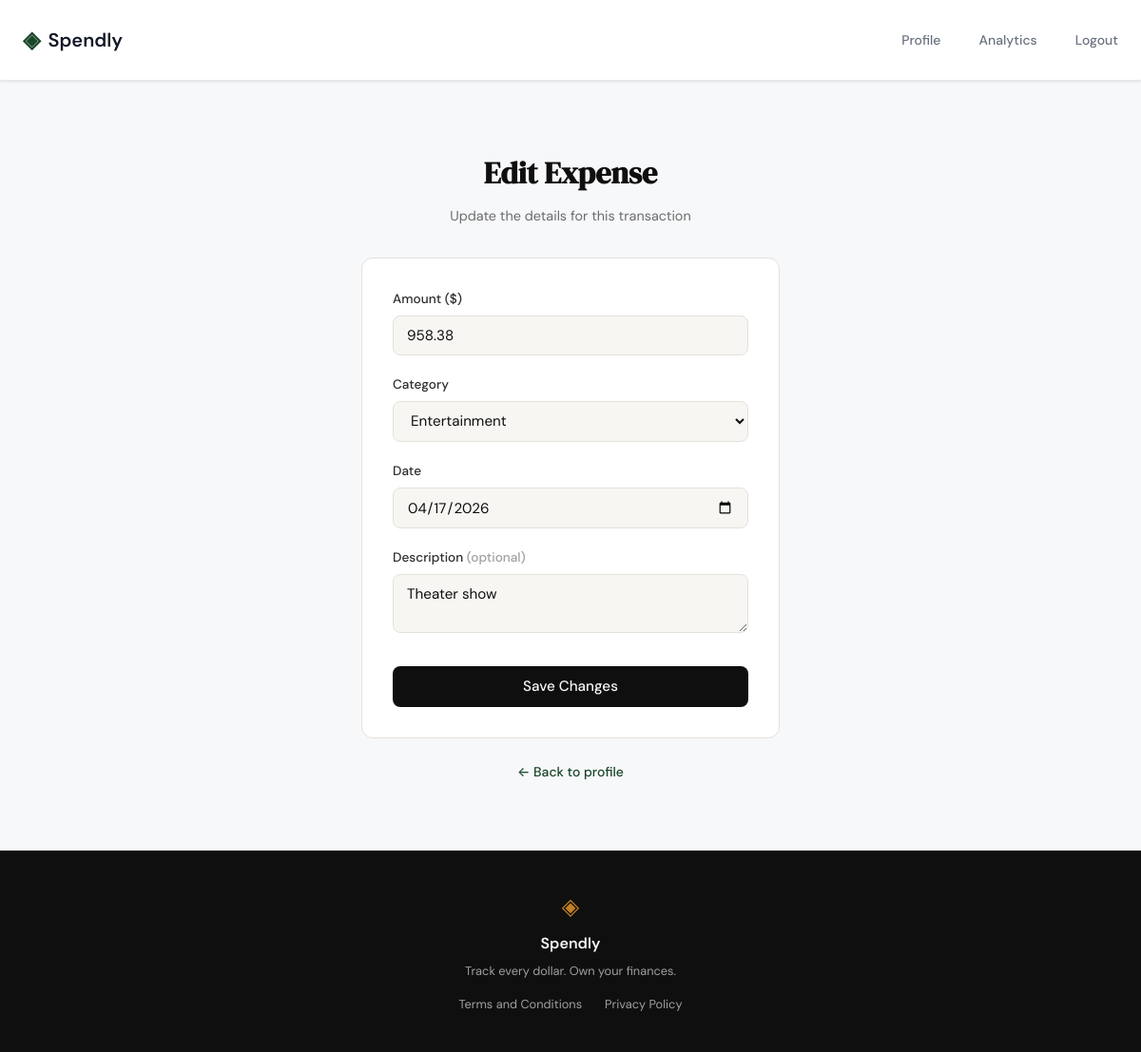
/expenses/34/edit (signed in), run on an earlier commit of the app's database.
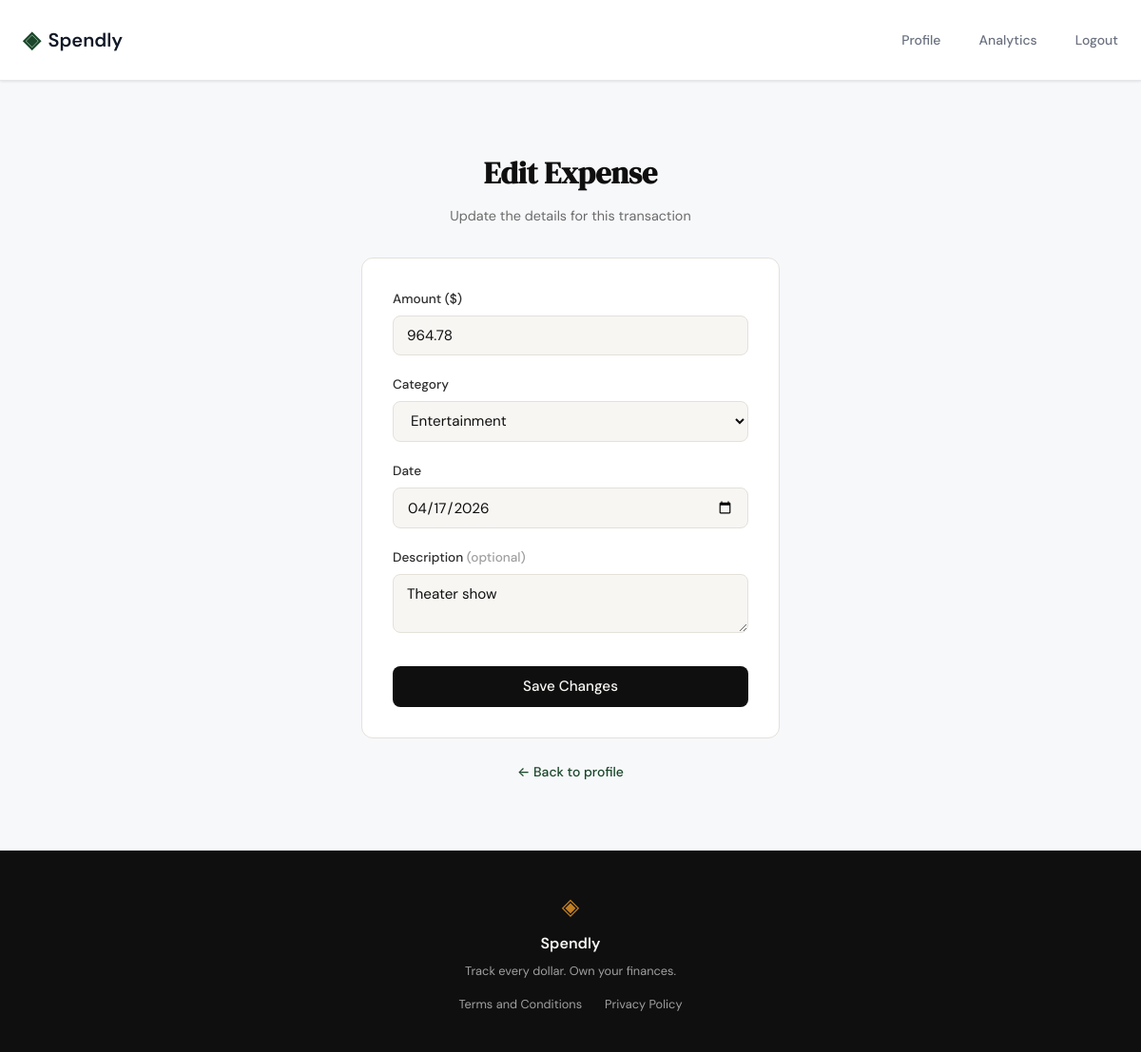
And on a later commit of the database.
### tables this page shows
CREATE TABLE expenses (
            id INTEGER PRIMARY KEY AUTOINCREMENT,
            user_id INTEGER NOT NULL REFERENCES users(id),
            amount REAL NOT NULL,
            category TEXT NOT NULL,
            date TEXT NOT NULL,
            description TEXT,
            created_at TEXT DEFAULT (datetime('now'))
        );

### app.py (the view, shortened to what this page needs)
@app.route("/expenses/<int:expense_id>/edit", methods=["GET", "POST"])
def edit_expense(expense_id):
    if "user_id" not in session:
        flash("Please log in to access this page", "warning")
        return redirect(url_for("login"))
    conn = get_db()
    expense = conn.execute(
        "SELECT * FROM expenses WHERE id = ? AND user_id = ?",
        (expense_id, session["user_id"])
    ).fetchone()
    if not expense:
        conn.close()
        flash("Expense not found", "error")
        return redirect(url_for("profile"))
    conn.close()
    return render_template(
        "edit_expense.html",
        expense=expense,
        errors=[],
        categories=EXPENSE_CATEGORIES,
        form={"amount": expense["amount"], "category": expense["category"],
              "date": expense["date"], "description": expense["description"] or ""},
    )

### database/db.py (called while the page is built)
def get_db():
    conn = sqlite3.connect(DB_PATH)
    conn.row_factory = sqlite3.Row
    conn.execute("PRAGMA foreign_keys = ON")
    return conn

### templates/edit_expense.html (shortened to what this page needs)
{% extends "base.html" %}
{% block content %}
<section class="auth-section">
  <div class="auth-container">
    <div class="auth-header">
      <h1 class="auth-title">Edit Expense</h1>
      <p class="auth-subtitle">Update the details for this transaction</p>
    </div>
    <div class="auth-card">
      <form method="POST" action="{{ url_for('edit_expense', expense_id=expense.id) }}">
        <div class="form-group">
          <label for="amount">Amount ($)</label>
          <input type="number" id="amount" name="amount"
                 class="form-input" placeholder="0.00"
                 step="0.01" min="0.01"
                 value="{{ form.amount }}" required autofocus>
        </div>
        <div class="form-group">
          <label for="category">Category</label>
          <select id="category" name="category" class="form-input" required>
            {% for cat in categories %}
            <option value="{{ cat }}" {% if form.category == cat %}selected{% endif %}>{{ cat }}</option>
            {% endfor %}
          </select>
        </div>
        <div class="form-group">
          <label for="date">Date</label>
          <input type="date" id="date" name="date"
                 class="form-input"
                 value="{{ form.date }}" required>
        </div>
        <div class="form-group">
          <label for="description">
            Description <span style="color:var(--ink-faint)">(optional)</span>
          </label>
          <textarea id="description" name="description"
                    class="form-input" rows="2"
                    placeholder="e.g. Grocery shopping">{{ form.description }}</textarea>
        </div>
        <button type="submit" class="btn-submit">Save Changes</button>
      </form>
    </div>
    <p class="auth-switch">
      <a href="{{ url_for('profile') }}">← Back to profile</a>
    </p>
  </div>
</section>
{% endblock %}

### templates/base.html (shortened to what this page needs)
<!DOCTYPE html>
<html lang="en">
<head>
    <link rel="stylesheet" href="{{ url_for('static', filename='css/style.css') }}">
    <link rel="stylesheet" href="{{ url_for('static', filename='css/profile.css') }}">
</head>
<body>
    <nav class="navbar">
        <div class="nav-inner">
            <a href="{{ url_for('landing') }}" class="nav-brand">
                <span class="brand-icon">◈</span>
                <span class="brand-name">Spendly</span>
            </a>
            <div class="nav-links">
                {% if session.get('user_id') %}
                <a href="{{ url_for('profile') }}" {% if request.endpoint == 'profile' %}class="nav-active"{% endif %}>Profile</a>
                <a href="{{ url_for('analytics') }}" {% if request.endpoint == 'analytics' %}class="nav-active"{% endif %}>Analytics</a>
                <a href="{{ url_for('logout') }}">Logout</a>
                {% else %}
                <a href="{{ url_for('login') }}">Sign in</a>
                <a href="{{ url_for('register') }}" class="nav-cta">Get started</a>
                {% endif %}
            </div>
        </div>
    </nav>
    <main class="main-content">
        {% block content %}{% endblock %}
    </main>
    <footer class="footer">
        <div class="footer-inner">
            <span class="brand-icon">◈</span>
            <span class="footer-name">Spendly</span>
            <p class="footer-copy">Track every dollar. Own your finances.</p>
            <div class="footer-links">
                <a href="{{ url_for('terms') }}">Terms and Conditions</a>
                <a href="{{ url_for('privacy') }}">Privacy Policy</a>
            </div>
        </div>
    </footer>
</body>
</html>

### static/css/style.css (style rules this page uses)
:root { --ink: #0f0f0f; --ink-soft: #2d2d2d; --ink-muted: #6b6b6b; --ink-faint: #a0a0a0; --paper: #f7f6f3; --paper-warm: #f0ede6; --paper-card: #ffffff; --accent: #1a472a; --accent-light: #e8f0eb; --accent-2: #c17f24; --accent-2-light: #fdf3e3; --danger: #c0392b; --danger-light: #fdecea; --border: #e4e1da; --border-soft: #eeebe4; --font-display: 'DM Serif Display', Georgia, serif; --font-body: 'DM Sans', system-ui, sans-serif; --max-width: 1200px; --auth-width: 440px; --radius-sm: 6px; --radius-md: 12px; --radius-lg: 20px; }
*, *::before, *::after { box-sizing: border-box; margin: 0; padding: 0; }
html { font-size: 16px; scroll-behavior: smooth; }
body { background: var(--paper); color: var(--ink); font-family: var(--font-body); font-size: 1rem; line-height: 1.6; -webkit-font-smoothing: antialiased; }
a { color: inherit; text-decoration: none; }
.navbar { position: sticky; top: 0; z-index: 100; background: var(--paper); border-bottom: 1px solid var(--border); padding: 0 2rem; }
.nav-inner { max-width: var(--max-width); margin: 0 auto; height: 60px; display: flex; align-items: center; justify-content: space-between; }
.nav-brand { display: flex; align-items: center; gap: 0.5rem; font-family: var(--font-body); font-weight: 600; font-size: 1.1rem; color: var(--ink); }
.brand-icon { color: var(--accent); font-size: 1.3rem; }
.brand-name { color: var(--ink); }
.nav-links { display: flex; align-items: center; gap: 1.5rem; font-size: 0.9rem; font-weight: 500; }
.nav-links a { color: var(--ink-muted); transition: color 0.2s; }
.main-content { min-height: calc(100vh - 60px - 100px); }
.auth-section { min-height: calc(100vh - 60px - 100px); display: flex; align-items: center; justify-content: center; padding: 3rem 2rem; }
.auth-container { width: 100%; max-width: var(--auth-width); }
.auth-header { text-align: center; margin-bottom: 2rem; }
.auth-title { font-family: var(--font-display); font-size: 2rem; color: var(--ink); margin-bottom: 0.5rem; }
.auth-subtitle { font-size: 0.9rem; color: var(--ink-muted); }
.auth-card { background: var(--paper-card); border: 1px solid var(--border); border-radius: var(--radius-md); padding: 2rem; margin-bottom: 1.5rem; }
.form-group { margin-bottom: 1.25rem; }
.form-group label { display: block; font-size: 0.85rem; font-weight: 500; color: var(--ink-soft); margin-bottom: 0.4rem; }
.form-input { width: 100%; padding: 0.6rem 0.875rem; border: 1px solid var(--border); border-radius: var(--radius-sm); font-family: var(--font-body); font-size: 0.95rem; color: var(--ink); background: var(--paper); outline: none; transition: border-color 0.2s; }
.form-input::placeholder { color: var(--ink-faint); }
.btn-submit { width: 100%; padding: 0.7rem; background: var(--ink); color: var(--paper); border: none; border-radius: var(--radius-sm); font-family: var(--font-body); font-size: 0.95rem; font-weight: 500; cursor: pointer; transition: background 0.2s; margin-top: 0.5rem; }
.auth-switch { text-align: center; font-size: 0.875rem; color: var(--ink-muted); }
.auth-switch a { color: var(--accent); font-weight: 500; }
.footer { background: var(--ink); color: var(--paper); padding: 2.5rem 2rem; text-align: center; }
.footer-inner { display: flex; flex-direction: column; align-items: center; gap: 0.4rem; }
.footer .brand-icon { color: var(--accent-2); font-size: 1.5rem; }
.footer-name { font-weight: 600; font-size: 1rem; }
.footer-copy { font-size: 0.8rem; color: var(--ink-faint); }
.footer-links { display: flex; gap: 1.5rem; margin-top: 0.5rem; }
.footer-links a { font-size: 0.8rem; color: var(--ink-faint); transition: color 0.2s; }

What changed in the data, as far as the page shows it:
changed expenses "Entertainment": amount "958.38" → "964.78"
